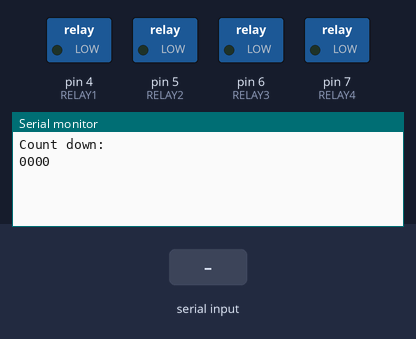
The sketch below on a simulated Arduino Uno, built with avr-gcc and run on an emulated ATmega328P. On the bench: switched loads named in the sketch (green lamp = pin HIGH), the last lines printed to the serial monitor. Inputs (shaded band) come from the test bench.

Above: at 1.2 s.
1.3 s: "1" received over Serial
At 4.1 s:
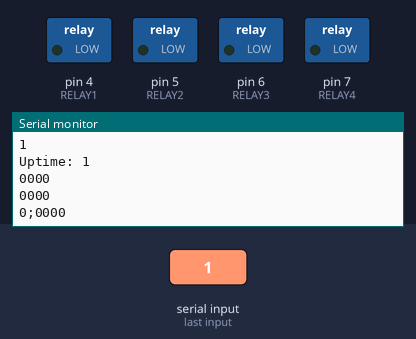
4.3 s: "90,45,200\n" received over the second serial link
At 6.6 s:
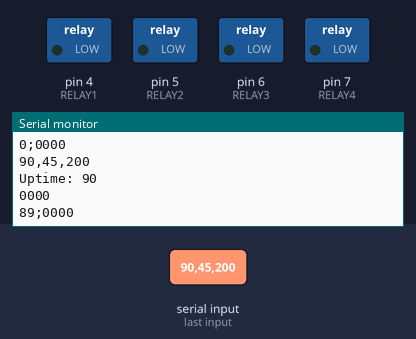
6.7 s: "90,45\n" received over Serial
At 8.9 s:
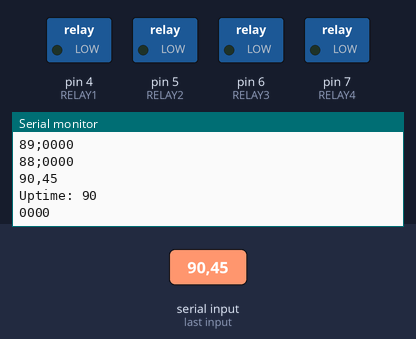
Timing chart, 0 to 10.4 s (numbered marks = the images above; inputs shaded):
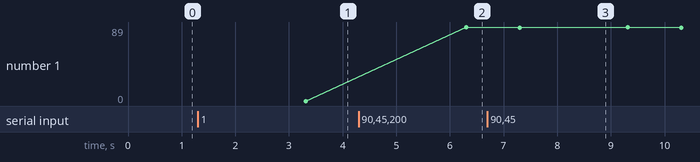

Measured:
- after the input at 1.3 s, the serial monitor: prints a new line after 1.0 s (image 1)
- after the input at 4.3 s, the serial monitor: prints a new line after 1.0 s (image 2)
- after the input at 6.7 s, the serial monitor: prints a new line after 1.6 s (image 3)
- plotted number 1: 0 → 89 after the input at 4.3 s

The sketch:

countdown.ino
```cpp
#include <stdio.h>
#include <string.h>
#include <SoftwareSerial.h>

#define RELAY1 4
#define RELAY2 5
#define RELAY3 6
#define RELAY4 7

SoftwareSerial bleSerial(2, 3); // RX, TX


// Main vars
int curTime = 0;
String relayStatus = "0000";
char sample[] = "0100;0000";


void setup() {
  // Open serial communications and wait for port to open:
  Serial.begin(9600);
  while (!Serial) {
    ; // wait for serial port to connect. Needed for native USB port only
  }

  // BLE configure
  bleSerial.begin(9600);

  // send an intro:
  Serial.println("Count down:");

  // all down

  pinMode(RELAY1, OUTPUT);
  pinMode(RELAY2, OUTPUT);
  pinMode(RELAY3, OUTPUT);
  pinMode(RELAY4, OUTPUT);

  relayStatus = "0000";
  updateGPIO(relayStatus);
}

void loop() {
  // Get a command
  if (Serial.available()) {
    inputParse(Serial.readString());
    updateGPIO(relayStatus);
  }

  if (bleSerial.available()) {
    inputParse(bleSerial.readString());
    updateGPIO(relayStatus);
  }


  if (curTime > 0) {
    delay(1000);
    curTime--;
    if (! curTime > 0) {
      relayStatus = "0000";
      updateGPIO(relayStatus);
    }
    Serial.println(String(curTime) + ";" + relayStatus);
  }


}


int inputParse(String input) {

  char delimiter[] = ";";
  char* ptr;
  char buf[sizeof(sample)];

  Serial.println(input);
  input.toCharArray(buf, sizeof(buf));

  // Get TimeOut
  ptr = strtok(buf, delimiter);
  if (ptr != NULL) {
    curTime = String(ptr).toInt();
    Serial.println("Uptime: " + String(curTime));
  }

  // Get Gpio Status
  ptr = strtok (NULL, delimiter);
  if (ptr != NULL) {
    relayStatus = String(ptr);
    Serial.println("Relay status: " + relayStatus);
  }


}


int updateGPIO(String status) {


  bleSerial.print(status);
  Serial.println(status);

  if (relayStatus.length() != 4) {
    return(-1);
  }


  // Relay 1
  if (status.charAt(0) == '1') {
    digitalWrite(RELAY1,1);
  } else {
    digitalWrite(RELAY1,0);
  }

  // Relay 2
  if (status.charAt(1) == '1') {
    digitalWrite(RELAY2,1);
  } else {
    digitalWrite(RELAY2,0);
  }

  // Relay 3
  if (status.charAt(2) == '1') {
    digitalWrite(RELAY3,1);
  } else {
    digitalWrite(RELAY3,0);
  }

  // Relay 4
  if (status.charAt(3) == '1') {
    digitalWrite(RELAY4,1);
  } else {
    digitalWrite(RELAY4,0);
  }


}
```
